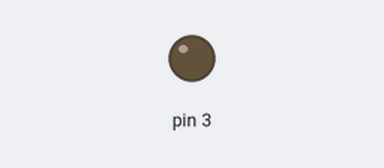
A sketch run on a simulated Arduino Uno, built with avr-gcc and run on an emulated ATmega328P. On the bench: output pins drawn as LEDs (lit = HIGH).

Above: at 0.1 s.
At 3.1 s:
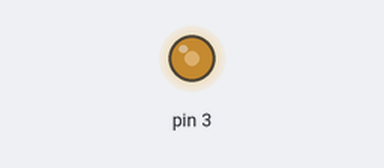
Timing chart, 0 to 4.6 s (numbered marks = the images above):
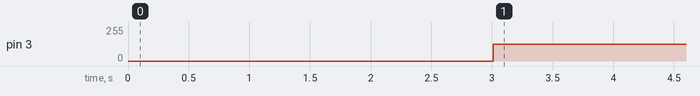

The sketch:

sketch_jun15a.ino
```cpp
#include <wiring_private.h>
void setup() {
  // put your setup code here, to run once:

}

void loop() {
  // put your main code here, to run repeatedly:
  pin3PWM(30, 50);
  delay(3000);
  pin3PWM(2000, 50);
  delay(3000);
}

int pin3PWM(int freq, int dc) {
  float TOP;
  int i, pre[6] = {8, 32, 64, 128, 256, 1024};
  pinMode(3, OUTPUT);
  if (dc == 0) {
    digitalWrite(3, LOW);
    return 1;
  }
  if (dc == 100) {
    digitalWrite(3, LOW);
    return 1;
  }
  for (i = 0; i < 6; i++) {
    TOP = 16000000 / pre[i] / freq / 2;
    if (TOP < 255 && TOP > 0) {
      OCR2A = TOP;
      break;
    }
  }
  switch (i) {
    case 0:
      sbi(TCCR2B, CS21);
      break;
    case 1:
      sbi(TCCR2B, CS21);
      sbi(TCCR2B, CS20);
      break;
    case 2:
      sbi(TCCR2B, CS22);
      break;
    case 3:
      sbi(TCCR2B, CS22);
      sbi(TCCR2B, CS20);
      break;
    case 4:
      sbi(TCCR2B, CS22);
      sbi(TCCR2B, CS21);
      break;
    case 5:
      sbi(TCCR2B, CS22);
      sbi(TCCR2B, CS21);
      sbi(TCCR2B, CS20);
      break;
    default :
      return 0;
  }
  sbi(TCCR2B, WGM22);
  sbi(TCCR2A, WGM20);
  OCR2B = OCR2A * dc / 100;
  sbi(TCCR2A, COM2B1);
  return 1;
}
```

Measured:
- by itself, pin 3: 0/255 → 126/255 at 3.0 s
